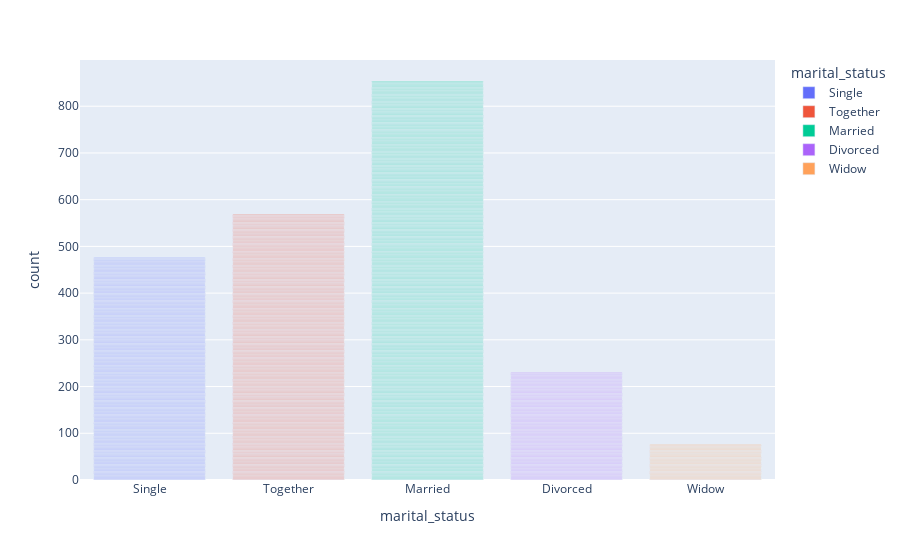

This figure's notebook cell:
### Markdown cell above
## Quantos clientes temos em cada estado civil?

### Code cell
fig = px.bar(df, x = df['marital_status'], color='marital_status')
fig.show()

### Figure 1 — Plotly figure (JSON) as saved in the notebook; plotly's stock layout.template omitted (floating-point values rounded to 4 significant figures; data arrays with more than 128 entries replaced by an {"elided": "..."} marker saying what was removed)
{"data": [{"alignmentgroup": "True", "hovertemplate": "marital_status=%{x}<br>count=%{y}<extra></extra>", "legendgroup": "Single", "marker": {"color": "#636efa", "pattern": {"shape": ""}}, "name": "Single", "offsetgroup": "Single", "orientation": "v", "showlegend": true, "textposition": "auto", "type": "bar", "x": {"elided": "477 str values"}, "xaxis": "x", "y": {"elided": "477 int values"}, "yaxis": "y"}, {"alignmentgroup": "True", "hovertemplate": "marital_status=%{x}<br>count=%{y}<extra></extra>", "legendgroup": "Together", "marker": {"color": "#EF553B", "pattern": {"shape": ""}}, "name": "Together", "offsetgroup": "Together", "orientation": "v", "showlegend": true, "textposition": "auto", "type": "bar", "x": {"elided": "568 str values"}, "xaxis": "x", "y": {"elided": "568 int values"}, "yaxis": "y"}, {"alignmentgroup": "True", "hovertemplate": "marital_status=%{x}<br>count=%{y}<extra></extra>", "legendgroup": "Married", "marker": {"color": "#00cc96", "pattern": {"shape": ""}}, "name": "Married", "offsetgroup": "Married", "orientation": "v", "showlegend": true, "textposition": "auto", "type": "bar", "x": {"elided": "854 str values"}, "xaxis": "x", "y": {"elided": "854 int values"}, "yaxis": "y"}, {"alignmentgroup": "True", "hovertemplate": "marital_status=%{x}<br>count=%{y}<extra></extra>", "legendgroup": "Divorced", "marker": {"color": "#ab63fa", "pattern": {"shape": ""}}, "name": "Divorced", "offsetgroup": "Divorced", "orientation": "v", "showlegend": true, "textposition": "auto", "type": "bar", "x": {"elided": "230 str values"}, "xaxis": "x", "y": {"elided": "230 int values"}, "yaxis": "y"}, {"alignmentgroup": "True", "hovertemplate": "marital_status=%{x}<br>count=%{y}<extra></extra>", "legendgroup": "Widow", "marker": {"color": "#FFA15A", "pattern": {"shape": ""}}, "name": "Widow", "offsetgroup": "Widow", "orientation": "v", "showlegend": true, "textposition": "auto", "type": "bar", "x": ["Widow", "Widow", "Widow", "Widow", "Widow", "Widow", "Widow", "Widow", "Widow", "Widow", "Widow", "Widow", "Widow", "Widow", "Widow", "Widow", "Widow", "Widow", "Widow", "Widow", "Widow", "Widow", "Widow", "Widow", "Widow", "Widow", "Widow", "Widow", "Widow", "Widow", "Widow", "Widow", "Widow", "Widow", "Widow", "Widow", "Widow", "Widow", "Widow", "Widow", "Widow", "Widow", "Widow", "Widow", "Widow", "Widow", "Widow", "Widow", "Widow", "Widow", "Widow", "Widow", "Widow", "Widow", "Widow", "Widow", "Widow", "Widow", "Widow", "Widow", "Widow", "Widow", "Widow", "Widow", "Widow", "Widow", "Widow", "Widow", "Widow", "Widow", "Widow", "Widow", "Widow", "Widow", "Widow", "Widow"], "xaxis": "x", "y": [1, 1, 1, 1, 1, 1, 1, 1, 1, 1, 1, 1, 1, 1, 1, 1, 1, 1, 1, 1, 1, 1, 1, 1, 1, 1, 1, 1, 1, 1, 1, 1, 1, 1, 1, 1, 1, 1, 1, 1, 1, 1, 1, 1, 1, 1, 1, 1, 1, 1, 1, 1, 1, 1, 1, 1, 1, 1, 1, 1, 1, 1, 1, 1, 1, 1, 1, 1, 1, 1, 1, 1, 1, 1, 1, 1], "yaxis": "y"}], "layout": {"barmode": "relative", "legend": {"title": {"text": "marital_status"}, "tracegroupgap": 0}, "margin": {"t": 60}, "xaxis": {"anchor": "y", "categoryarray": ["Single", "Together", "Married", "Divorced", "Widow"], "categoryorder": "array", "domain": [0, 1], "title": {"text": "marital_status"}}, "yaxis": {"anchor": "x", "domain": [0, 1], "title": {"text": "count"}}}}
